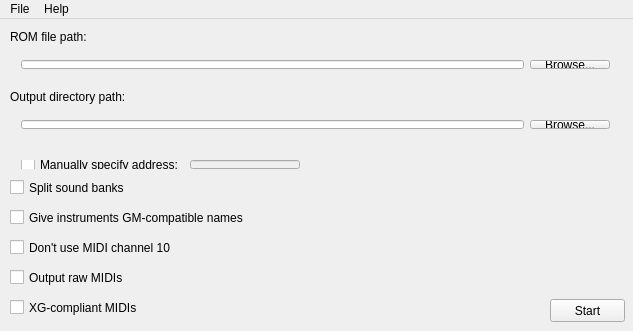
<?xml version="1.0" encoding="UTF-8"?>
<ui version="4.0">
 <class>MainWindow</class>
 <widget class="QMainWindow" name="MainWindow">
  <property name="geometry">
   <rect>
    <x>0</x>
    <y>0</y>
    <width>633</width>
    <height>331</height>
   </rect>
  </property>
  <property name="sizePolicy">
   <sizepolicy hsizetype="Fixed" vsizetype="Fixed">
    <horstretch>0</horstretch>
    <verstretch>0</verstretch>
   </sizepolicy>
  </property>
  <property name="windowTitle">
   <string>GBA Mus Ripper GUI</string>
  </property>
  <widget class="QWidget" name="centralWidget">
   <widget class="QLabel" name="inputLabel">
    <property name="geometry">
     <rect>
      <x>10</x>
      <y>10</y>
      <width>111</width>
      <height>16</height>
     </rect>
    </property>
    <property name="text">
     <string>ROM file path:</string>
    </property>
   </widget>
   <widget class="QLabel" name="outputLabel">
    <property name="geometry">
     <rect>
      <x>10</x>
      <y>70</y>
      <width>161</width>
      <height>16</height>
     </rect>
    </property>
    <property name="text">
     <string>Output directory path:</string>
    </property>
   </widget>
   <widget class="QPushButton" name="startButton">
    <property name="geometry">
     <rect>
      <x>550</x>
      <y>280</y>
      <width>75</width>
      <height>23</height>
     </rect>
    </property>
    <property name="text">
     <string>Start</string>
    </property>
   </widget>
   <widget class="QWidget" name="layoutWidget">
    <property name="geometry">
     <rect>
      <x>10</x>
      <y>30</y>
      <width>611</width>
      <height>31</height>
     </rect>
    </property>
    <layout class="QHBoxLayout" name="horizontalLayout">
     <item>
      <widget class="QLineEdit" name="romPathEdit"/>
     </item>
     <item>
      <widget class="QPushButton" name="chooseRomButton">
       <property name="text">
        <string>Browse...</string>
       </property>
      </widget>
     </item>
    </layout>
   </widget>
   <widget class="QWidget" name="layoutWidget">
    <property name="geometry">
     <rect>
      <x>10</x>
      <y>90</y>
      <width>611</width>
      <height>31</height>
     </rect>
    </property>
    <layout class="QHBoxLayout" name="horizontalLayout_2">
     <item>
      <widget class="QLineEdit" name="outputPathEdit"/>
     </item>
     <item>
      <widget class="QPushButton" name="chooseOutputButton">
       <property name="text">
        <string>Browse...</string>
       </property>
      </widget>
     </item>
    </layout>
   </widget>
   <widget class="QCheckBox" name="splitSoundBanks">
    <property name="geometry">
     <rect>
      <x>10</x>
      <y>160</y>
      <width>141</width>
      <height>17</height>
     </rect>
    </property>
    <property name="text">
     <string>Split sound banks</string>
    </property>
   </widget>
   <widget class="QCheckBox" name="giveGMNames">
    <property name="geometry">
     <rect>
      <x>10</x>
      <y>190</y>
      <width>301</width>
      <height>17</height>
     </rect>
    </property>
    <property name="text">
     <string>Give instruments GM-compatible names</string>
    </property>
   </widget>
   <widget class="QCheckBox" name="avoidCh10">
    <property name="geometry">
     <rect>
      <x>10</x>
      <y>220</y>
      <width>201</width>
      <height>17</height>
     </rect>
    </property>
    <property name="text">
     <string>Don't use MIDI channel 10</string>
    </property>
   </widget>
   <widget class="QCheckBox" name="outputRaw">
    <property name="geometry">
     <rect>
      <x>10</x>
      <y>250</y>
      <width>171</width>
      <height>17</height>
     </rect>
    </property>
    <property name="text">
     <string>Output raw MIDIs</string>
    </property>
   </widget>
   <widget class="QCheckBox" name="makeXGCompliant">
    <property name="geometry">
     <rect>
      <x>10</x>
      <y>280</y>
      <width>181</width>
      <height>17</height>
     </rect>
    </property>
    <property name="text">
     <string>XG-compliant MIDIs</string>
    </property>
   </widget>
   <widget class="QWidget" name="layoutWidget">
    <property name="geometry">
     <rect>
      <x>10</x>
      <y>130</y>
      <width>301</width>
      <height>31</height>
     </rect>
    </property>
    <layout class="QHBoxLayout" name="horizontalLayout_3">
     <item>
      <widget class="QCheckBox" name="manualAddressEnable">
       <property name="text">
        <string>Manually specify address:</string>
       </property>
      </widget>
     </item>
     <item>
      <widget class="QLineEdit" name="manualAddress">
       <property name="enabled">
        <bool>false</bool>
       </property>
      </widget>
     </item>
    </layout>
   </widget>
   <zorder>layoutWidget</zorder>
   <zorder>layoutWidget</zorder>
   <zorder>layoutWidget</zorder>
   <zorder>inputLabel</zorder>
   <zorder>outputLabel</zorder>
   <zorder>startButton</zorder>
   <zorder>splitSoundBanks</zorder>
   <zorder>giveGMNames</zorder>
   <zorder>avoidCh10</zorder>
   <zorder>outputRaw</zorder>
   <zorder>makeXGCompliant</zorder>
  </widget>
  <widget class="QMenuBar" name="menuBar">
   <property name="geometry">
    <rect>
     <x>0</x>
     <y>0</y>
     <width>633</width>
     <height>23</height>
    </rect>
   </property>
   <widget class="QMenu" name="menuFile">
    <property name="title">
     <string>File</string>
    </property>
    <addaction name="actionExit"/>
   </widget>
   <widget class="QMenu" name="menuHelp">
    <property name="title">
     <string>Help</string>
    </property>
    <addaction name="actionAbout"/>
   </widget>
   <addaction name="menuFile"/>
   <addaction name="menuHelp"/>
  </widget>
  <action name="actionExit">
   <property name="text">
    <string>Exit</string>
   </property>
  </action>
  <action name="actionAbout">
   <property name="text">
    <string>About...</string>
   </property>
  </action>
 </widget>
 <layoutdefault spacing="6" margin="11"/>
 <resources/>
 <connections/>
</ui>
